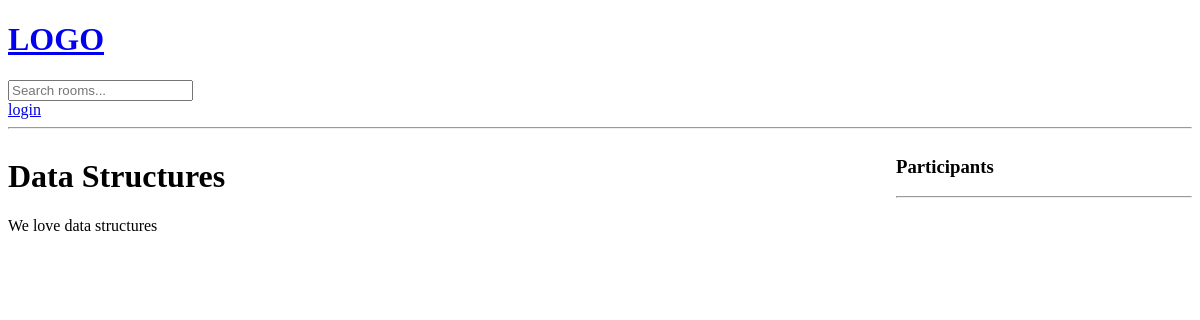
/room/7, run on an earlier commit of the app's database.
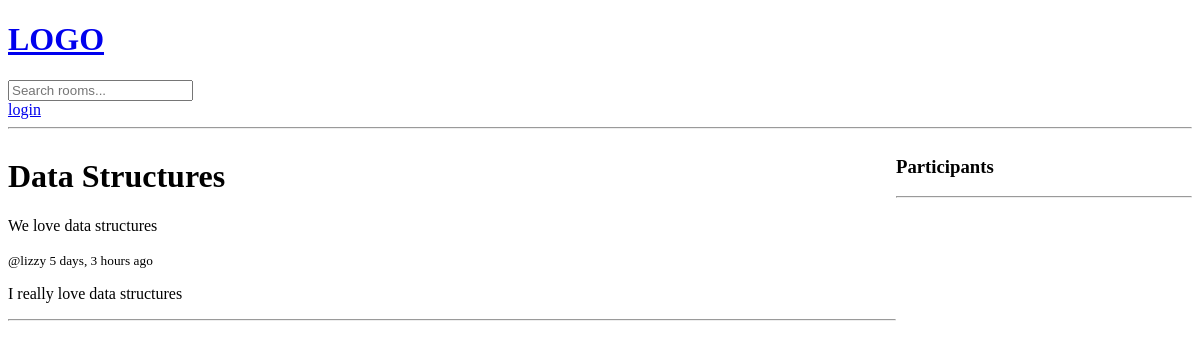
And on a later commit of the database.
### base/models.py (models this page shows, shortened)
class Message(models.Model):
    user=models.ForeignKey(User, on_delete=models.CASCADE)
    room= models.ForeignKey(Room,on_delete=models.CASCADE)
    body=models.TextField()
    updated= models.DateTimeField(auto_now = True)
    created= models.DateTimeField(auto_now_add = True)

### base/views.py (the view, shortened to what this page needs)
# urls.py: path('room/<pk>', views.room , name='room'),
def room(request,pk):
    room= Room.objects.get(id=pk)
    room_messages=room.message_set.all().order_by('-created')
    participants=room.participants.all()
    context={
        'room':room,
        'room_messages':room_messages,
        'participants':participants
    }
    return render(request, 'base/room.html', context)

### base/templates/base/room.html (shortened to what this page needs)
{% extends 'base/main.html' %}
{%block content%}
{%include 'navbar.html'%}
<div class='room-container'>
    <div>
        <h1>{{room.name}}</h1>
        <p>{{room.description}}</p>
        {%for message in room_messages%}
            <div>
                <small>@{{message.user}}   {{message.created|timesince}} ago </small>
                <p>{{message.body}}</p>
                <hr>
            </div>
        {%endfor%}
    </div>
    <div>
        <h3>Participants<h3>
            <hr>
    </div>
</div>
{%endblock%}

What changed in the data, as far as the page shows it:
added Message: user "lizzy", created "5 days, 3 hours", body "I really love data structures"
